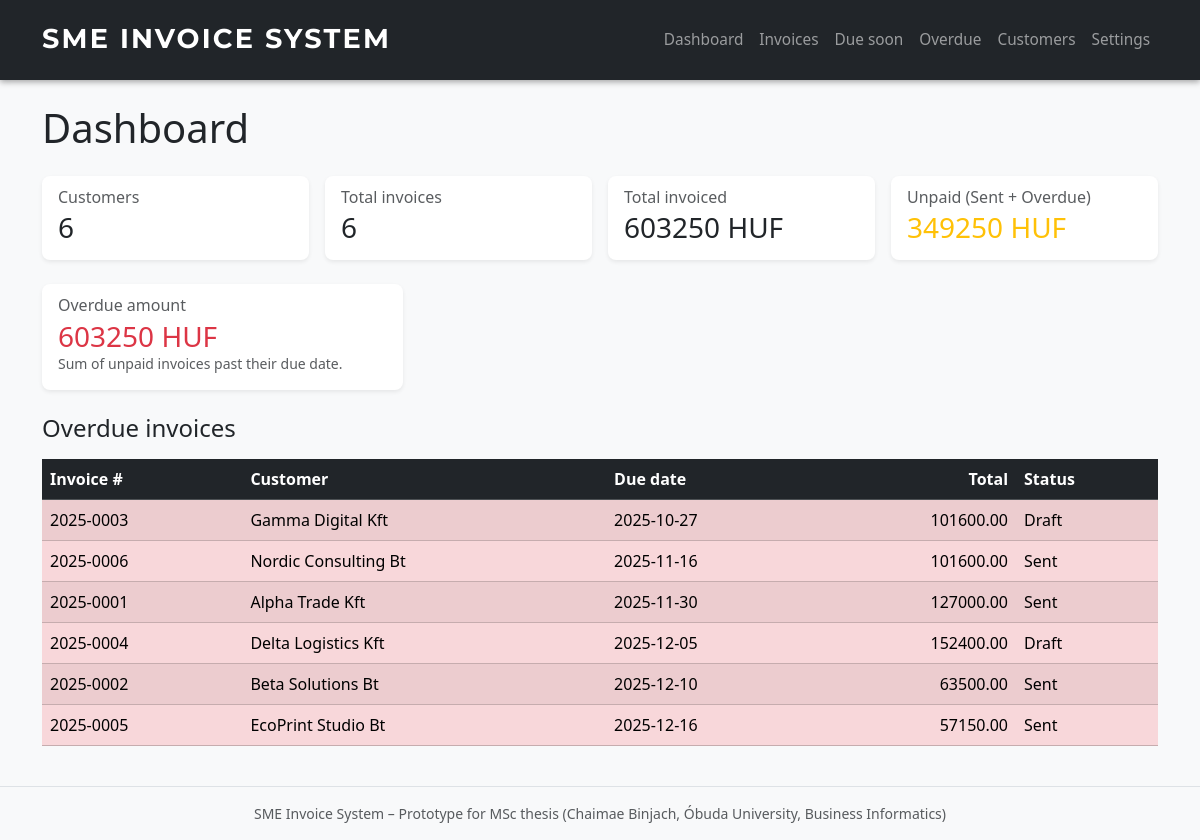
/dashboard, run on the app's committed database.
### app.py (models this page shows, shortened)
class Invoice(db.Model):
    __tablename__ = "invoices"
    id = db.Column(db.Integer, primary_key=True)
    invoice_number = db.Column(db.String(50), unique=True, nullable=False)
    customer_id = db.Column(db.Integer, db.ForeignKey("customers.id"), nullable=False)
    customer = db.relationship("Customer", backref=db.backref("invoices", cascade="all, delete-orphan"))
    issue_date = db.Column(db.Date, default=date.today)
    due_date = db.Column(db.Date, nullable=False)
    status = db.Column(db.String(20), default="Draft")  # Draft / Sent / Paid
    subtotal = db.Column(db.Float, nullable=False)
    tax_amount = db.Column(db.Float, nullable=False)
    total_amount = db.Column(db.Float, nullable=False)
    currency = db.Column(db.String(10), default="HUF")
    notes = db.Column(db.Text)
    items = db.relationship("InvoiceItem", backref="invoice", lazy=True, cascade="all, delete-orphan")

class Customer(db.Model):
    __tablename__ = "customers"
    id = db.Column(db.Integer, primary_key=True)
    name = db.Column(db.String(120), nullable=False)
    tax_number = db.Column(db.String(50))
    address = db.Column(db.String(255))
    email = db.Column(db.String(120))
    phone = db.Column(db.String(50))
    payment_terms_days = db.Column(db.Integer, default=30)
    is_active = db.Column(db.Boolean, default=True)

### app.py (the view)
@app.route("/dashboard")
def dashboard():
    today = date.today()
    total_customers = Customer.query.count()
    total_invoices = Invoice.query.count()
    total_amount = db.session.query(db.func.sum(Invoice.total_amount)).scalar() or 0.0
    unpaid_invoices = Invoice.query.filter(Invoice.status.in_(["Sent"])).all()
    total_unpaid = sum(inv.total_amount for inv in unpaid_invoices)
    overdue_invoices = (
        Invoice.query
        .join(Customer)
        .filter(Invoice.status != "Paid")
        .filter(Invoice.due_date < today)
        .order_by(Invoice.due_date.asc())
        .all()
    )
    total_overdue = sum(inv.total_amount for inv in overdue_invoices)
    return render_template(
        "dashboard.html",
        total_customers=total_customers,
        total_invoices=total_invoices,
        total_amount=total_amount,
        total_unpaid=total_unpaid,
        total_overdue=total_overdue,
        overdue_invoices=overdue_invoices,
    )

### templates/dashboard.html (shortened to what this page needs)
{% extends "base.html" %}
{% block content %}
    <h1 class="mb-4">Dashboard</h1>
    <div class="row g-3 mb-4">
        <div class="col-md-3">
            <div class="card shadow-sm border-0">
                <div class="card-body">
                    <h6 class="card-subtitle text-muted mb-1">Customers</h6>
                    <h3 class="card-title mb-0">{{ total_customers }}</h3>
                </div>
            </div>
        </div>
        <div class="col-md-3">
            <div class="card shadow-sm border-0">
                <div class="card-body">
                    <h6 class="card-subtitle text-muted mb-1">Total invoices</h6>
                    <h3 class="card-title mb-0">{{ total_invoices }}</h3>
                </div>
            </div>
        </div>
        <div class="col-md-3">
            <div class="card shadow-sm border-0">
                <div class="card-body">
                    <h6 class="card-subtitle text-muted mb-1">Total invoiced</h6>
                    <h3 class="card-title mb-0">
                        {{ "%.0f"|format(total_amount) }} HUF
                    </h3>
                </div>
            </div>
        </div>
        <div class="col-md-3">
            <div class="card shadow-sm border-0">
                <div class="card-body">
                    <h6 class="card-subtitle text-muted mb-1">Unpaid (Sent + Overdue)</h6>
                    <h3 class="card-title mb-0 text-warning">
                        {{ "%.0f"|format(total_unpaid) }} HUF
                    </h3>
                </div>
            </div>
        </div>
    </div>
    <div class="row g-3 mb-4">
        <div class="col-md-4">
            <div class="card shadow-sm border-0">
                <div class="card-body">
                    <h6 class="card-subtitle text-muted mb-1">Overdue amount</h6>
                    <h3 class="card-title mb-0 text-danger">
                        {{ "%.0f"|format(total_overdue) }} HUF
                    </h3>
                    <p class="small text-muted mb-0">
                        Sum of unpaid invoices past their due date.
                    </p>
                </div>
            </div>
        </div>
    </div>
    <h2 class="h4 mt-4 mb-3">Overdue invoices</h2>
    {% if overdue_invoices %}
        <div class="table-responsive">
            <table class="table table-striped table-hover align-middle">
                <thead class="table-dark">
                    <tr>
                        <th>Invoice #</th>
                        <th>Customer</th>
                        <th>Due date</th>
                        <th class="text-end">Total</th>
                        <th>Status</th>
                    </tr>
                </thead>
                <tbody>
                    {% for inv in overdue_invoices %}
                        <tr class="table-danger">
                            <td>{{ inv.invoice_number }}</td>
                            <td>{{ inv.customer.name }}</td>
                            <td>{{ inv.due_date }}</td>
                            <td class="text-end">{{ "%.2f"|format(inv.total_amount) }}</td>
                            <td>{{ inv.status }}</td>
                        </tr>
                    {% endfor %}
                </tbody>
            </table>
        </div>
    {% else %}
        <div class="alert alert-success">
            🎉 No overdue invoices at the moment.
        </div>
    {% endif %}
{% endblock %}

### static/style.css (style rules this page uses)
body { font-family: system-ui, -apple-system, BlinkMacSystemFont, "Segoe UI", sans-serif; }
body.bg-light { background-color: #f5f6fa; }
.card { border-radius: 0.5rem; }

### data on the page
Invoice: invoice_number "2025-0003", customer.name "Gamma Digital Kft", due_date "2025-10-27", total_amount "101600.00", status "Draft"
Invoice: invoice_number "2025-0006", customer.name "Nordic Consulting Bt", due_date "2025-11-16", total_amount "101600.00", status "Sent"
Invoice: invoice_number "2025-0001", customer.name "Alpha Trade Kft", due_date "2025-11-30", total_amount "127000.00", status "Sent"
Invoice: invoice_number "2025-0004", customer.name "Delta Logistics Kft", due_date "2025-12-05", total_amount "152400.00", status "Draft"
Invoice: invoice_number "2025-0002", customer.name "Beta Solutions Bt", due_date "2025-12-10", total_amount "63500.00", status "Sent"
Invoice: invoice_number "2025-0005", customer.name "EcoPrint Studio Bt", due_date "2025-12-16", total_amount "57150.00", status "Sent"

### other printed values
{{ total_customers }} "6"
{{ total_invoices }} "6"
{{ "%.0f"|format(total_amount) }} "603250"
{{ "%.0f"|format(total_unpaid) }} "349250"
{{ "%.0f"|format(total_overdue) }} "603250"
